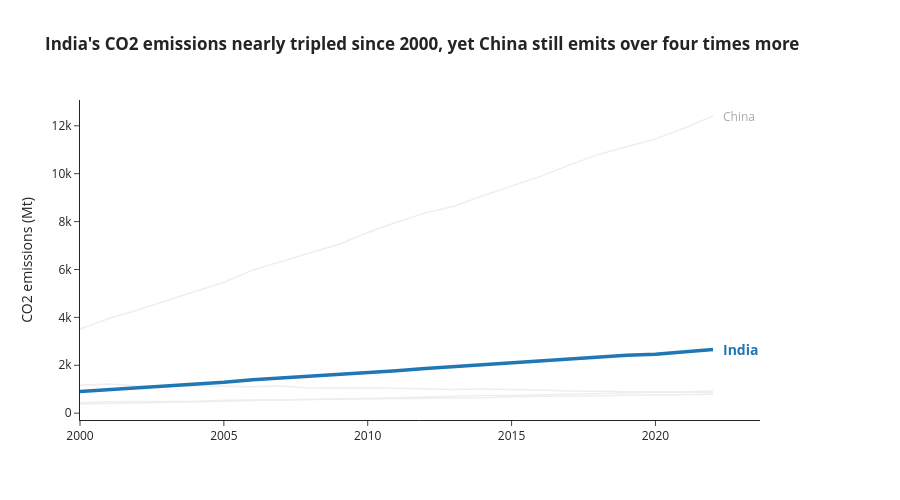

Here is the notebook cell this chart was saved with:
### Markdown cell above
---
## Task 2 — A line chart showing CO2 emissions over time for all Asian countries in the dataset, with one country highlighted.

**same requirements as Task1**

### Code cell
# Task 2
asia = df[df["Region"] == "Asia"]
fig = highlight_chart(asia, "CO2_Mt", "India", "CO2 emissions (Mt)", color="#1F77B4")
fig.update_layout(title="<b>India's CO2 emissions nearly tripled since 2000, yet China still emits over four times more</b>")
fig.add_annotation(x=2022, y=asia[(asia.Country=="China") & (asia.Year==2022)]["CO2_Mt"].iloc[0],
                   text="China", showarrow=False, xanchor="left", xshift=8, font=dict(color="#AAAAAA"))
fig.show()

### Figure 1 — Plotly figure (JSON) as saved in the notebook; plotly's stock layout.template omitted (floating-point values rounded to 4 significant figures)
{"data": [{"hovertemplate": "China<br>%{x}: %{y:,.2f}<extra></extra>", "line": {"color": "#EEEEEE", "width": 1.5}, "mode": "lines", "name": "China", "type": "scatter", "x": [2000, 2001, 2002, 2003, 2004, 2005, 2006, 2007, 2008, 2009, 2010, 2011, 2012, 2013, 2014, 2015, 2016, 2017, 2018, 2019, 2020, 2021, 2022], "y": [3514.0, 3952.0, 4312.0, 4692.0, 5079.0, 5468.0, 5974.0, 6323.0, 6673.0, 7053.0, 7543.0, 7972.0, 8365.0, 8641.0, 9078.0, 9466.0, 9887.0, 10360.0, 10790.0, 11130.0, 11450.0, 11900.0, 12410.0]}, {"hovertemplate": "Japan<br>%{x}: %{y:,.2f}<extra></extra>", "line": {"color": "#EEEEEE", "width": 1.5}, "mode": "lines", "name": "Japan", "type": "scatter", "x": [2000, 2001, 2002, 2003, 2004, 2005, 2006, 2007, 2008, 2009, 2010, 2011, 2012, 2013, 2014, 2015, 2016, 2017, 2018, 2019, 2020, 2021, 2022], "y": [1166.0, 1220.0, 1136.0, 1131.0, 1151.0, 1127.0, 1101.0, 1133.0, 1050.0, 1061.0, 1064.0, 1042.0, 1005.0, 990.9, 1010.0, 996.6, 967.4, 925.1, 916.6, 914.5, 902.8, 898.1, 865.1]}, {"hovertemplate": "South Korea<br>%{x}: %{y:,.2f}<extra></extra>", "line": {"color": "#EEEEEE", "width": 1.5}, "mode": "lines", "name": "South Korea", "type": "scatter", "x": [2000, 2001, 2002, 2003, 2004, 2005, 2006, 2007, 2008, 2009, 2010, 2011, 2012, 2013, 2014, 2015, 2016, 2017, 2018, 2019, 2020, 2021, 2022], "y": [438.1, 481.5, 490.6, 490.8, 494.6, 537.2, 539.0, 566.1, 570.0, 585.4, 595.9, 620.6, 631.1, 649.6, 646.2, 686.5, 704.0, 706.0, 738.5, 750.8, 755.8, 777.3, 789.5]}, {"hovertemplate": "Indonesia<br>%{x}: %{y:,.2f}<extra></extra>", "line": {"color": "#EEEEEE", "width": 1.5}, "mode": "lines", "name": "Indonesia", "type": "scatter", "x": [2000, 2001, 2002, 2003, 2004, 2005, 2006, 2007, 2008, 2009, 2010, 2011, 2012, 2013, 2014, 2015, 2016, 2017, 2018, 2019, 2020, 2021, 2022], "y": [382.8, 400.4, 430.7, 453.8, 482.6, 501.9, 533.0, 551.8, 586.6, 602.5, 614.5, 647.3, 680.1, 717.7, 736.3, 738.2, 768.8, 813.7, 834.8, 872.3, 876.5, 898.5, 930.5]}, {"hovertemplate": "India<br>%{x}: %{y:,.2f}<extra></extra>", "line": {"color": "#1F77B4", "width": 3.5}, "mode": "lines", "name": "India", "type": "scatter", "x": [2000, 2001, 2002, 2003, 2004, 2005, 2006, 2007, 2008, 2009, 2010, 2011, 2012, 2013, 2014, 2015, 2016, 2017, 2018, 2019, 2020, 2021, 2022], "y": [901.6, 974.6, 1056.0, 1146.0, 1205.0, 1291.0, 1396.0, 1466.0, 1542.0, 1637.0, 1687.0, 1774.0, 1865.0, 1945.0, 1994.0, 2092.0, 2177.0, 2267.0, 2345.0, 2419.0, 2466.0, 2580.0, 2661.0]}], "layout": {"annotations": [{"font": {"color": "#1F77B4", "size": 14}, "showarrow": false, "text": "<b>India</b>", "x": 2022, "xanchor": "left", "xshift": 8, "y": 2661.0}, {"font": {"color": "#AAAAAA"}, "showarrow": false, "text": "China", "x": 2022, "xanchor": "left", "xshift": 8, "y": 12410.0}], "height": 500, "margin": {"r": 140}, "showlegend": false, "title": {"text": "<b>India's CO2 emissions nearly tripled since 2000, yet China still emits over four times more</b>"}, "width": 900, "xaxis": {"autorange": true, "range": [2000, 2024.0], "showgrid": false, "tickangle": 0, "title": {}, "type": "linear"}, "yaxis": {"autorange": true, "range": [-285.4, 13080.0], "showgrid": false, "title": {"text": "CO2 emissions (Mt)"}, "type": "linear"}}}
